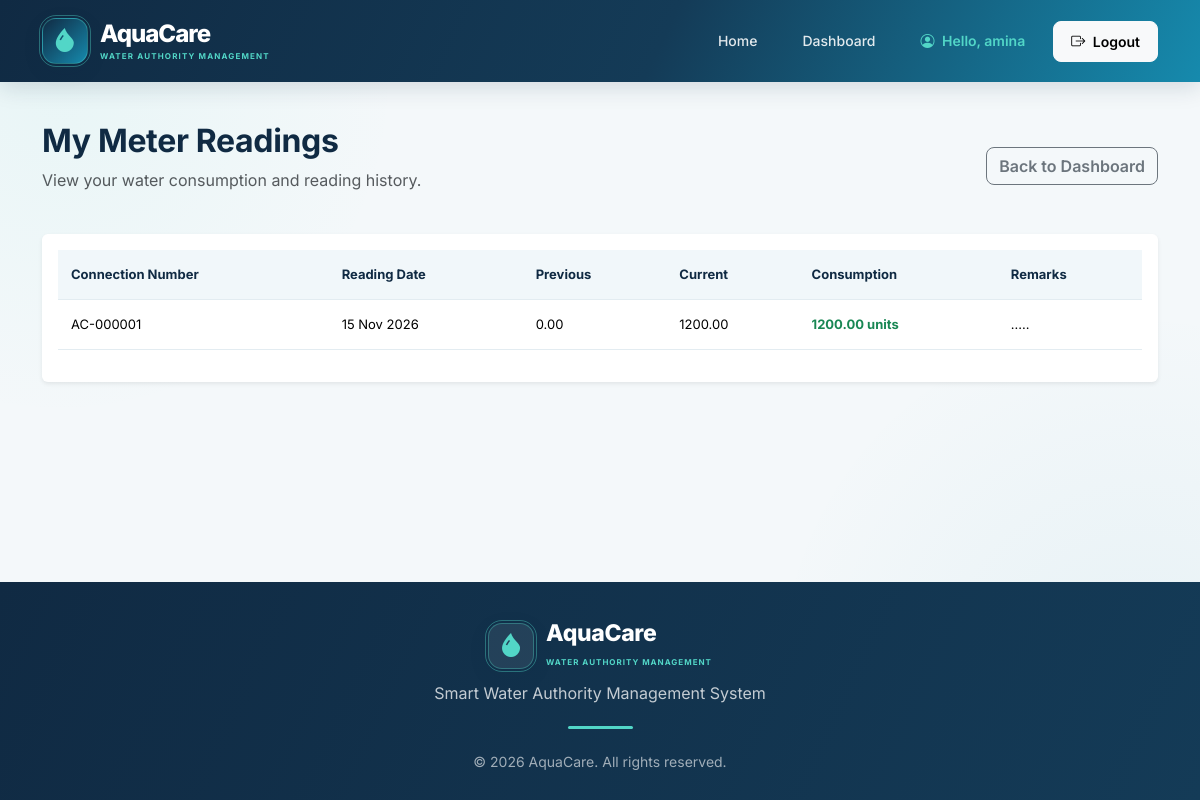
Screenshot of /my-readings/ (signed in) with the database file from the repository.
### accounts/models.py (models this page shows, shortened)
class CustomUser(AbstractUser):
    class Role(models.TextChoices):
        CUSTOMER = 'CUSTOMER', 'Customer'
        STAFF = 'STAFF', 'Water Authority Staff'
        MANAGER = 'MANAGER', 'Department Manager'
    role = models.CharField(
        max_length=20,
        choices=Role.choices,
        default=Role.CUSTOMER
    )
    phone_number = models.CharField(
        max_length=15,
        blank=True,
        null=True
    )
    address = models.TextField(
        blank=True,
        null=True
    )

### customers/models.py (models this page shows, shortened)
class MeterReading(models.Model):
    connection = models.ForeignKey(
        'customers.WaterConnection',
        on_delete=models.CASCADE,
        related_name='meter_readings'
    )
    previous_reading = models.DecimalField(
        max_digits=12,
        decimal_places=2,
        default=0
    )
    current_reading = models.DecimalField(
        max_digits=12,
        decimal_places=2
    )
    consumption = models.DecimalField(
        max_digits=12,
        decimal_places=2,
        default=0
    )
    reading_date = models.DateField(
        default=timezone.localdate
    )
    recorded_by = models.ForeignKey(
        settings.AUTH_USER_MODEL,
        on_delete=models.SET_NULL,
        null=True,
        related_name='recorded_meter_readings'
    )
    remarks = models.TextField(
        blank=True
    )
    created_at = models.DateTimeField(
        auto_now_add=True
    )
    class Meta:
        ordering = ['-reading_date', '-id']
        constraints = [
            models.UniqueConstraint(
                fields=['connection', 'reading_date'],
                name='unique_connection_reading_date'
            )
        ]

class WaterConnection(models.Model):
    class ConnectionType(models.TextChoices):
        DOMESTIC = 'DOMESTIC', 'Domestic'
        COMMERCIAL = 'COMMERCIAL', 'Commercial'
        INDUSTRIAL = 'INDUSTRIAL', 'Industrial'
    class Status(models.TextChoices):
        PENDING = 'PENDING', 'Pending'
        APPROVED = 'APPROVED', 'Approved'
        REJECTED = 'REJECTED', 'Rejected'
    customer = models.ForeignKey(
        settings.AUTH_USER_MODEL,
        on_delete=models.CASCADE,
        related_name='water_connections'
    )
    connection_number = models.CharField(
        max_length=30,
        unique=True,
        blank=True,
        null=True
    )
    applicant_name = models.CharField(max_length=150)
    contact_number = models.CharField(max_length=15)
    property_address = models.TextField()
    connection_type = models.CharField(
        max_length=20,
        choices=ConnectionType.choices,
        default=ConnectionType.DOMESTIC
    )
    purpose = models.TextField(
        help_text='Explain why you need this water connection.'
    )
    status = models.CharField(
        max_length=20,
        choices=Status.choices,
        default=Status.PENDING
    )
    staff_remarks = models.TextField(blank=True)
    reviewed_by = models.ForeignKey(
        settings.AUTH_USER_MODEL,
        on_delete=models.SET_NULL,
        null=True,
        blank=True,
        related_name='reviewed_water_connections'
    )
    submitted_at = models.DateTimeField(auto_now_add=True)
    reviewed_at = models.DateTimeField(
        null=True,
        blank=True
    )
    class Meta:
        ordering = ['-submitted_at']

### customers/views.py (the view)
@role_required(CustomUser.Role.CUSTOMER)
def my_readings(request):
    readings = MeterReading.objects.filter(
        connection__customer=request.user
    ).select_related(
        'connection',
        'recorded_by'
    ).order_by(
        '-reading_date',
        '-id'
    )
    context = {
        'readings': readings,
    }
    return render(
        request,
        'customers/my_readings.html',
        context
    )

### templates/customers/my_readings.html (shortened to what this page needs)
{% extends 'base.html' %}
{% block content %}
<div class="container py-4">
    <div class="d-flex flex-wrap justify-content-between align-items-center mb-4">
        <div>
            <h2>My Meter Readings</h2>
            <p class="text-muted">
                View your water consumption and reading history.
            </p>
        </div>
        <a href="{% url 'customer_dashboard' %}"
           class="btn btn-outline-secondary">
            Back to Dashboard
        </a>
    </div>
    <div class="card shadow-sm border-0">
        <div class="card-body">
            {% if readings %}
                <div class="table-responsive">
                    <table class="table table-hover align-middle">
                        <thead>
                            <tr>
                                <th>Connection Number</th>
                                <th>Reading Date</th>
                                <th>Previous</th>
                                <th>Current</th>
                                <th>Consumption</th>
                                <th>Remarks</th>
                            </tr>
                        </thead>
                        <tbody>
                            {% for reading in readings %}
                                <tr>
                                    <td>
                                        {{ reading.connection.connection_number }}
                                    </td>
                                    <td>
                                        {{ reading.reading_date|date:"d M Y" }}
                                    </td>
                                    <td>
                                        {{ reading.previous_reading }}
                                    </td>
                                    <td>
                                        {{ reading.current_reading }}
                                    </td>
                                    <td>
                                        <strong class="text-success">
                                            {{ reading.consumption }} units
                                        </strong>
                                    </td>
                                    <td>
                                        {{ reading.remarks|default:"—" }}
                                    </td>
                                </tr>
                            {% endfor %}
                        </tbody>
                    </table>
                </div>
            {% endif %}
        </div>
    </div>
</div>
{% endblock %}

### templates/base.html (shortened to what this page needs)
{% load static %}
<!DOCTYPE html>
<html lang="en">
<head>
    <link href="https://cdn.jsdelivr.net/npm/bootstrap@5.3.3/dist/css/bootstrap.min.css"
          rel="stylesheet">
    <link rel="stylesheet"
          href="https://cdn.jsdelivr.net/npm/bootstrap-icons@1.11.3/font/bootstrap-icons.min.css">
    <link rel="stylesheet" href="{% static 'css/style.css' %}">
</head>
<body>
    <nav class="navbar navbar-expand-lg navbar-dark aquacare-navbar">
        <div class="container">
            <a class="navbar-brand aqua-brand" href="{% url 'home' %}">
                <span class="aqua-logo-icon">
                    <i class="bi bi-droplet-fill"></i>
                </span>
                <span class="aqua-brand-text">
                    <strong>AquaCare</strong>
                    <small>WATER AUTHORITY MANAGEMENT</small>
                </span>
            </a>
            <div class="collapse navbar-collapse" id="mainNavbar">
                <ul class="navbar-nav ms-auto align-items-lg-center">
                    <li class="nav-item">
                        <a class="nav-link" href="{% url 'home' %}">
                            Home
                        </a>
                    </li>
                    {% if user.is_authenticated %}
                        {% if user.role == 'CUSTOMER' %}
                            <li class="nav-item">
                                <a class="nav-link"
                                   href="{% url 'customer_dashboard' %}">
                                    Dashboard
                                </a>
                            </li>
                        {% endif %}
                        <li class="nav-item">
                            <span class="nav-link user-welcome">
                                <i class="bi bi-person-circle me-1"></i>
                                Hello, {{ user.first_name|default:user.username }}
                            </span>
                        </li>
                        <li class="nav-item ms-lg-2">
                            <form method="POST" action="{% url 'logout' %}">
                                <button type="submit"
                                        class="btn btn-light btn-sm logout-btn">
                                    <i class="bi bi-box-arrow-right me-1"></i>
                                    Logout
                                </button>
                            </form>
                        </li>
                    {% endif %}
                </ul>
            </div>
        </div>
    </nav>
    <main class="main-content">
        {% block content %}
        {% endblock %}
    </main>
    <footer class="aquacare-footer">
        <div class="container">
            <div class="footer-brand">
                <span class="aqua-logo-icon footer-logo-icon">
                    <i class="bi bi-droplet-fill"></i>
                </span>
                <div class="footer-brand-text">
                    <h5>AquaCare</h5>
                    <small>WATER AUTHORITY MANAGEMENT</small>
                </div>
            </div>
            <p class="footer-description">
                Smart Water Authority Management System
            </p>
            <div class="footer-divider"></div>
            <small class="footer-copyright">
                © 2026 AquaCare. All rights reserved.
            </small>
        </div>
    </footer>
</body>
</html>

### rows the page displays
CustomUser: first_name "amina"
MeterReading: connection.connection_number "AC-000001", reading_date "15 Nov 2026", previous_reading "0.00", current_reading "1200.00", consumption "1200.00", remarks "....."
